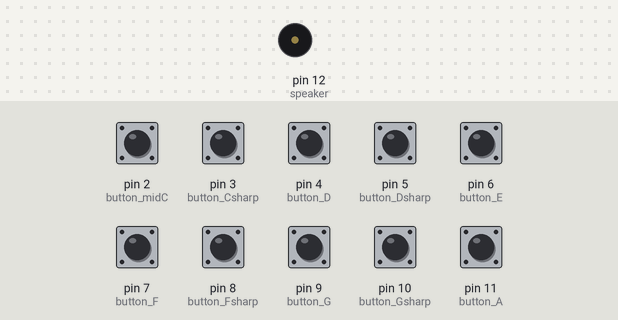
The sketch below on a simulated Arduino Uno, built with avr-gcc and run on an emulated ATmega328P. Shown: buzzer (waves = sounding). The test bench sets the inputs (shaded band); at power-on: pin 2 (button_midC), pin 3 (button_Csharp), pin 4 (button_D), pin 5 (button_Dsharp), pin 6 (button_E), pin 7 (button_F), pin 8 (button_Fsharp), pin 9 (button_G), pin 10 (button_Gsharp), pin 11 (button_A) LOW.

Above: at 1.2 s.
1.3 s: pin 2 (button_midC) pulled HIGH for 0.15 s
At 1.43 s:
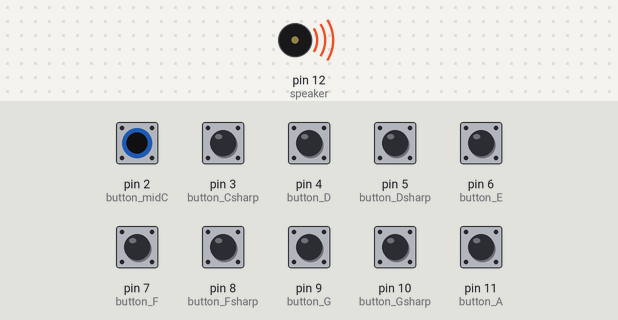
Timing chart, 0 to 4.3 s (numbered marks = the images above; inputs shaded):
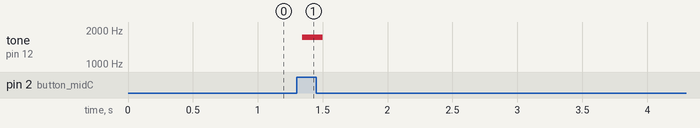

The sketch:

10_piano_keyboard.ino
```cpp
/*
 * Rui Santos
 * Complete Project Details http://randomnerdtutorials.com
 */

int button_midC = 2;
int button_Csharp = 3;
int button_D = 4;
int button_Dsharp = 5;
int button_E = 6;
int button_F = 7;
int button_Fsharp = 8;
int button_G = 9;
int button_Gsharp = 10;
int button_A = 11;

int speaker = 12;

int buttonstate_midC = 0;
int buttonstate_Csharp = 0;
int buttonstate_D = 0;
int buttonstate_Dsharp = 0;
int buttonstate_E = 0;
int buttonstate_F = 0;
int buttonstate_Fsharp = 0;
int buttonstate_G = 0;
int buttonstate_Gsharp = 0;
int buttonstate_A = 0;

//NOTES         midC  C#   D    D#   E    F    F#   G    G#   A
int tones[] = { 261, 277, 294, 311, 330, 349, 370, 392, 415, 440 }; //freq
int playedNote = 0;

void setup(){
  pinMode(button_midC, INPUT);
  pinMode(button_Csharp, INPUT);
  pinMode(button_D, INPUT);
  pinMode(button_Dsharp, INPUT);
  pinMode(button_E, INPUT);
  pinMode(button_F, INPUT);
  pinMode(button_Fsharp, INPUT);
  pinMode(button_G, INPUT);
  pinMode(button_Gsharp, INPUT);
  pinMode(button_A, INPUT);
  pinMode(speaker, OUTPUT);
}

void loop(){
  buttonstate_midC = digitalRead(button_midC);
  buttonstate_Csharp = digitalRead(button_Csharp);
  buttonstate_D = digitalRead(button_Dsharp);
  buttonstate_Dsharp = digitalRead(button_D);
  buttonstate_E = digitalRead(button_E);
  buttonstate_F = digitalRead(button_F);
  buttonstate_Fsharp = digitalRead(button_Fsharp);
  buttonstate_G = digitalRead(button_G);
  buttonstate_Gsharp = digitalRead(button_Gsharp);
  buttonstate_A = digitalRead(button_A);

  if(( buttonstate_midC == HIGH) || (buttonstate_Csharp == HIGH) ||
    (buttonstate_Dsharp == HIGH) || (buttonstate_D == HIGH) ||
    (buttonstate_E == HIGH) || (buttonstate_F == HIGH) ||
    (buttonstate_Fsharp == HIGH) || (buttonstate_G == HIGH)||
    (buttonstate_Gsharp ==HIGH) || (buttonstate_A ==HIGH)) {
    if (buttonstate_midC == HIGH){
      playedNote = tones[0];
    }
    if (buttonstate_Csharp == HIGH){
      playedNote = tones[1];
    }
    if (buttonstate_Dsharp == HIGH){
      playedNote = tones[2];
    }
    if (buttonstate_D == HIGH){
      playedNote = tones[3];
    }
    if (buttonstate_E == HIGH){
      playedNote = tones[4];
    }
    if (buttonstate_F == HIGH){
      playedNote = tones[5];
    }
    if (buttonstate_Fsharp == HIGH){
      playedNote = tones[6];
    }
    if (buttonstate_G == HIGH){
      playedNote = tones[7];
    }
    if (buttonstate_Gsharp == HIGH){
      playedNote = tones[8];
    }
    if (buttonstate_A == HIGH){
      playedNote = tones[9];
    }
    digitalWrite(speaker, HIGH);
    delayMicroseconds(playedNote);
    digitalWrite(speaker, LOW);
    delayMicroseconds(playedNote);
  }
  //in case no button is pressed, the buzzer doesn't beep
  else {
    digitalWrite(speaker, LOW);
  }
}
```

Measured:
- after the input at 1.3 s, tone on pin 12 (speaker): silent → 1726 Hz at once, → silent 0.16 s later
